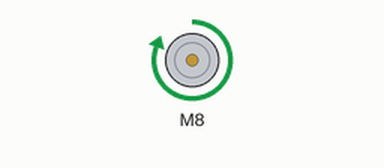
The sketch below on a simulated Arduino Uno, built with avr-gcc and run on an emulated ATmega328P. On the bench: DC motor (green arrow = forward, orange = backward, longer = faster).

Above: at 0.1 s.
Timing chart, 0 to 1.6 s (numbered marks = the images above):
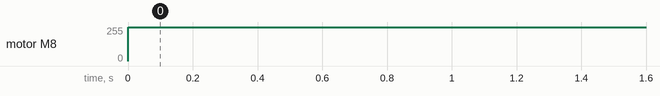

The sketch:

forward.ino
```cpp
#include <L298N.h>

L298N m1 = L298N(9,8,7); //  ENA , IN2 , IN1

void setup() {
m1.setSpeed(255);
}

void loop() {
  m1.forward();
}
```

Measured:
- by itself, motor M8: stopped → forward 255/255 at 0.00 s
